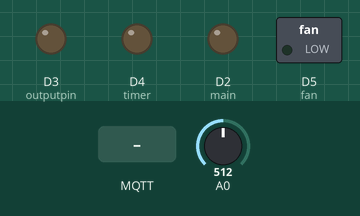
Recording of a sketch running on a simulated ESP8266 (NodeMCU). On the bench: switched loads named in the sketch (green lamp = pin HIGH), output pins drawn as LEDs (lit = HIGH). The inputs (shaded band) are chosen by the test bench; at power-on: A0 = 512. WiFi joins after 1.5 s; servers stay silent unless stated; no MQTT or app messages arrive unless stated; what the sketch prints to the serial monitor is not drawn.

Above: at 0.0 s.
At 2.7 s:
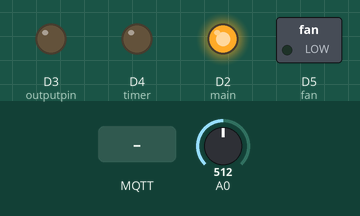
2.8 s: MQTT message "info" arrives on the first subscribed topic
At 4.2 s:
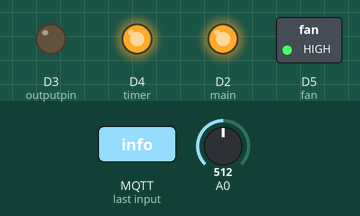
Timing chart, 0 to 5.8 s (numbered marks = the images above; inputs shaded):
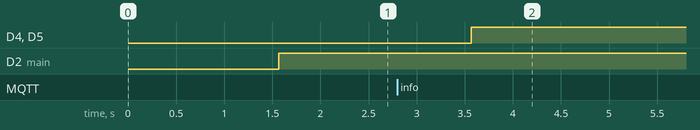

The sketch:

index.ino
```cpp
#include <ESP8266WiFi.h>
#include <PubSubClient.h>

const char *ssid = "Captain";
const char *password = "Mohseniisgone1234";

const char *mqtt_server = "94.101.186.116";

WiFiClient esp8266device;
PubSubClient client(esp8266device);

int outputpin = 0;

int isManualMode = 0;
int isFanActive = 0;
int isActive = 1;
int timerLength = 0;
int clientConnected = 0;

void setup_wifi() {
    delay(10);
    // We start by connecting to a WiFi network
    Serial.println();
    Serial.print("Connecting to ");
    Serial.println(ssid);

    WiFi.begin(ssid, password);
    while (WiFi.status() != WL_CONNECTED) {
        Serial.print(".");
        delay(500);
    }
    Serial.println("");
    Serial.print("WiFi connected - ESP IP address: ");
    Serial.println(WiFi.localIP());
}

void callback(String topic, byte *message, unsigned int length) {
    if (topic == "info") {
        Serial.print("Message arrived on topic: ");
        Serial.println(topic);

        String info[4] = {"", "", "", ""};
        int index = 0;

        for (int i = 1; i < length - 1; i++) {
            if ((char)message[i] == ',') {
                index++;
            } else {
                info[index] += (char)message[i];
            }
        }

        // [`${is_manual},${is_active},${is_fan_active},${timer_length}`]
        isManualMode = atoi(info[0].c_str());
        isActive = atoi(info[1].c_str());
        isFanActive = atoi(info[2].c_str());
        timerLength = atoi(info[3].c_str());
    }
}

void reconnect() {
    while (!client.connected()) {
        //  Serial.print("Attempting MQTT connection...");
        if (client.connect("myBoard")) {
            // Serial.println("connected");
            digitalWrite(D3, LOW);
            client.subscribe("info");
            client.publish("board", "");
        } else {
            Serial.print("failed, rc=");
            Serial.print(client.state());
            Serial.println(" try again in 5 seconds");
            //  Wait 5 seconds before retrying
            delay(5000);
        }
    }
}

void setup() {
    Serial.begin(9600);

    setup_wifi();
    client.setServer(mqtt_server, 1883);
    client.setCallback(callback);
    pinMode(D2, OUTPUT);  // main
    pinMode(D3, OUTPUT);  // connection status
    pinMode(D4, OUTPUT);  // timer
    pinMode(D5, OUTPUT);  // fan
}

void loop() {
    if (!client.connected()) {
        reconnect();
    }
    if (!client.loop()) {
        client.connect("myBoard");
    }

    int rawvoltage = analogRead(outputpin);
    float temperature = (rawvoltage / 1024.0) * 3300 / 10;

    if (isActive) {
        char str[32];
        dtostrf(temperature, 8, 1, str);
        client.publish("temperature", str);

        digitalWrite(D2, LOW);

        if (isManualMode) {
            digitalWrite(D5, !isFanActive ? HIGH : LOW);
        } else {
            if (temperature > 40) {
                digitalWrite(D5, LOW);
            } else {
                digitalWrite(D5, HIGH);
            }
        }
        if (timerLength == -1) {
            digitalWrite(D4, HIGH);
        } else {
            if (timerLength > 0) {
                digitalWrite(D4, timerLength % 2 == 0 ? HIGH : LOW);
                timerLength--;
            } else {
                digitalWrite(D2, HIGH);
            }
        }

    } else {
        digitalWrite(D2, HIGH);
        digitalWrite(D5, HIGH);
        digitalWrite(D4, HIGH);
    }

    Serial.print("timer:");
    Serial.println(timerLength);

    // Serial.print("isFanActive:");
    // Serial.println(isFanActive);

    // Serial.print("temperature:");
    // Serial.println(temperature);

    delay(1000);
}
```

Measured:
- after the input at 2.8 s, D4 (timer), D5 (fan): LOW → HIGH after 0.77 s
